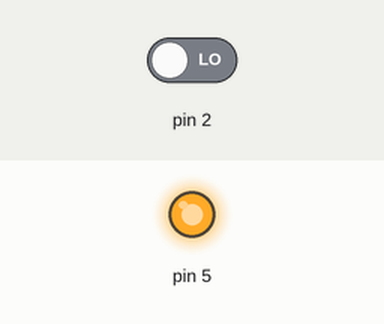
Bench run of a sketch on a simulated Arduino Uno, built with avr-gcc and run on an emulated ATmega328P. Shown: output pins drawn as LEDs (lit = HIGH). The inputs (shaded band) are chosen by the test bench; at power-on: pin 2 LOW.

Above: at 1.2 s.
1.3 s: pin 2 driven HIGH
At 1.6 s:
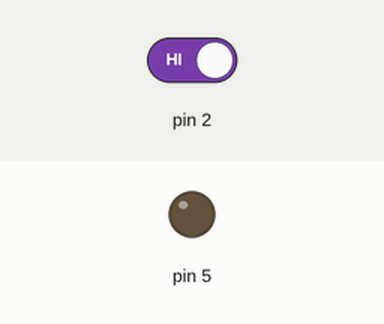
2.8 s: pin 2 driven LOW
At 3.9 s:
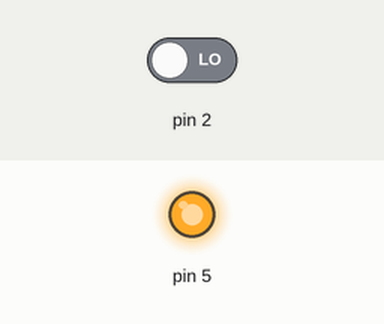
Timing chart, 0 to 5.8 s (numbered marks = the images above; inputs shaded):
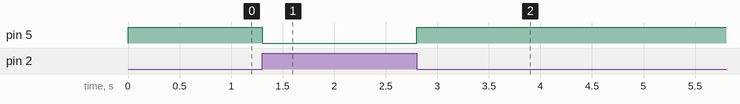

Measured:
- after the input at 1.3 s, pin 5: HIGH → LOW at once
- after the input at 2.8 s, pin 5: LOW → HIGH at once

The sketch:

codigo.ino
```cpp
// C++ code
//
void setup()
{
  pinMode(2, INPUT);
  pinMode(5, OUTPUT);
}

void loop()
{
  int var = digitalRead(2);
  if(var) {
  digitalWrite(5, LOW);
  } else{
  digitalWrite (5, HIGH);
  }
}
```
